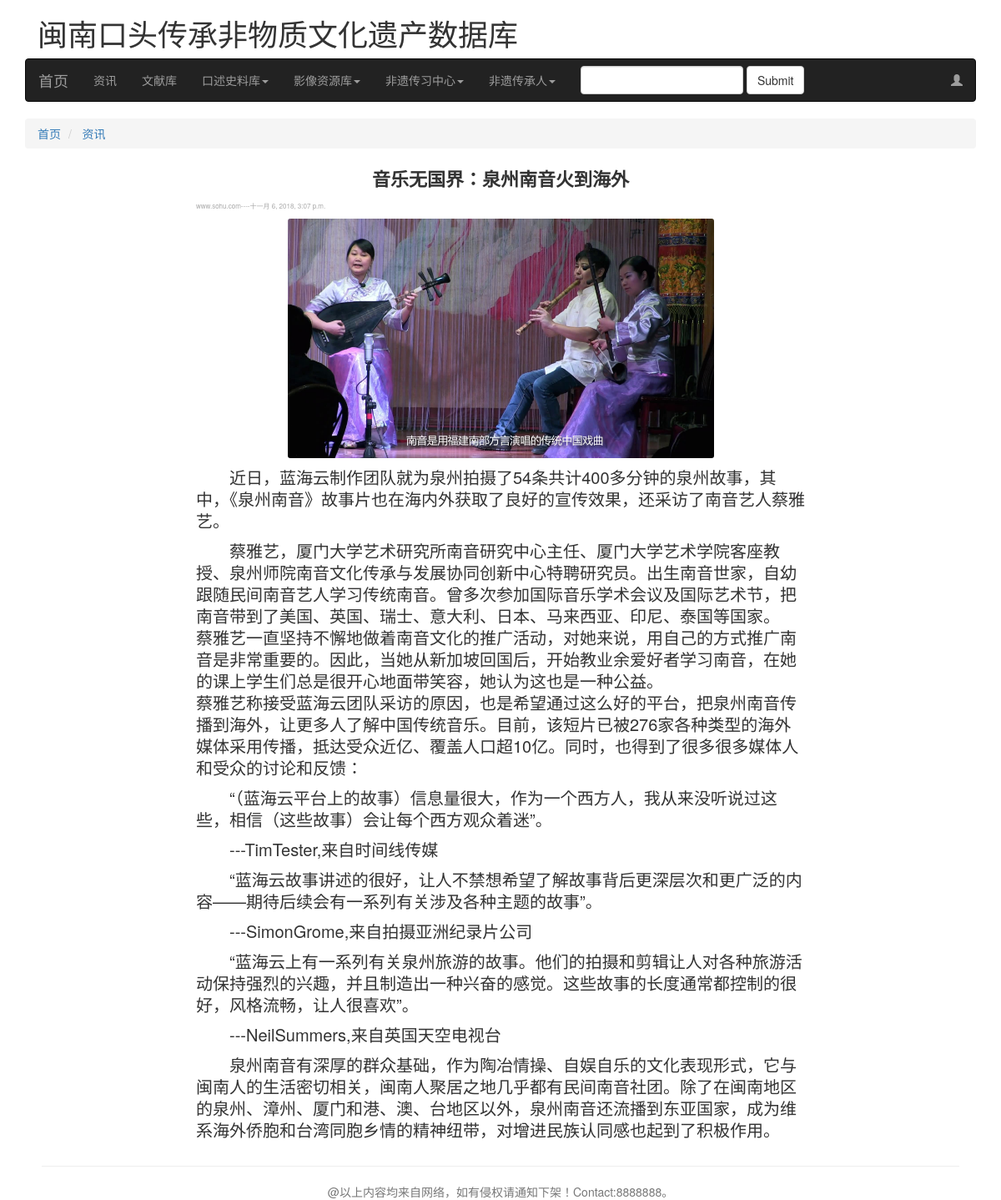
Before: /news/5/ with the older database file.
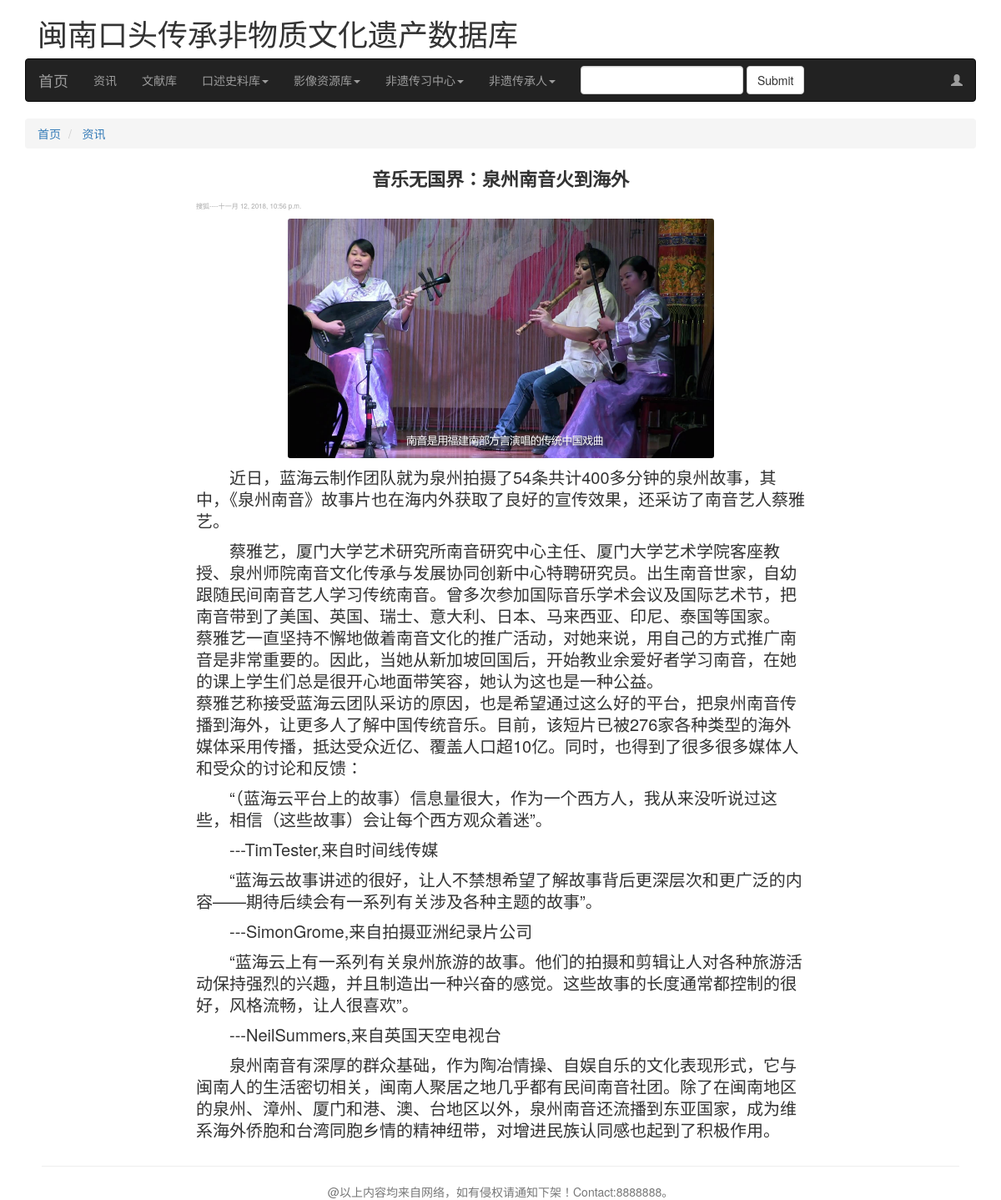
After: the same page with the newer database file.
### News/models.py (models this page shows, shortened)
class Information(models.Model):
    caption = models.CharField(max_length=100,verbose_name='标题')
    content = models.TextField(verbose_name='正文内容')
    author = models.CharField(max_length=100,verbose_name='作者（转载处）')
    updatetime = models.DateTimeField(auto_now=True,verbose_name='创建或刚更新时间')
    class Meta:
        verbose_name = "新闻资讯"
        verbose_name_plural = "新闻资讯"

### News/views.py (the view)
# urls.py: path('<int:id>/',news_detail_byid,name='news_detail'),
def news_detail_byid(request,id):
    try:
        info = Information.objects.get(id = id)
        pic = R_Information_Photo.objects.filter(information_id=id).first()
    except Exception as err:
        raise Http404('NOT FOUND ID: ' + str(err))
    return render(request,"news_detail_byid.html",{'info':info,'pic':pic})

### template/news_detail_byid.html (shortened to what this page needs)
{% extends "base.html" %}
{%  load staticfiles %}
{% block content %}
    <div class="container">
        <div class="row">
            <div class="col-md-12">
                <ul class="breadcrumb">
				    <li>
					    <a href="{% url 'index' %}">首页</a>
				    </li>
                    <li class="active">
                        <a href="{% url 'News:news_top' %}">资讯</a>
				    </li>
                </ul>
                <div class="col-sm-2"></div>
                <div class="col-sm-8">
                    <div class="news-title">
                        {{ info.caption }}
                    </div>
                    <div class="news-status">
                        {{ info.author }}----{{ info.updatetime }}
                    </div>
                    <div class="news-img">
                        <img src="{{ MEDIA_URL }}{{ pic.path }}" alt="{{ pic.name }}">
                    </div>
                    <div class="news-content">
                        {{ info.content|cut:'　'|cut:' '|linebreaks }}
                    </div>
                </div>
            </div>
        </div>
    </div>
{% endblock %}

Changed rows visible on the page:
changed Information "音乐无国界：泉州南音火到海外": author "www.sohu.com" → "搜狐"; updatetime "十一月 6, 2018, 3:07 p.m." → "十一月 12, 2018, 10:56 p.m."
